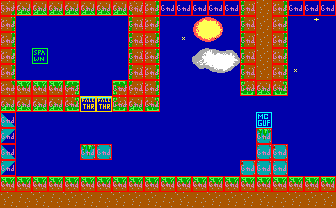

Rendered tile map (Tiled .tmx) drawn with the repository's tilesets; below, a short description and the full map source, tile grids included:
An orthogonal 21x13 tile map with 16x16 px tiles, 2 tile layers (bg, col), 2 tilesets.

<map version="1.4" tiledversion="1.4.1" orientation="orthogonal" renderorder="right-down" width="21" height="13" tilewidth="16" tileheight="16" infinite="0" nextlayerid="3" nextobjectid="11">
 <tileset firstgid="1" source="tileset.tsx" />
 <tileset firstgid="241" source="obj.tsx" />
 <layer id="1" name="bg" width="21" height="13">
  <data encoding="csv">
162,183,183,183,183,183,183,183,163,104,45,45,45,45,45,102,103,104,45,45,45,
104,45,45,45,45,45,45,45,102,104,45,45,1,2,45,102,103,104,45,3,45,
104,45,45,45,45,45,45,45,102,104,45,23,21,22,45,102,103,104,45,45,45,
104,45,45,45,45,45,45,45,102,104,45,45,5,6,7,102,103,104,45,45,45,
104,45,45,45,45,45,45,45,102,104,45,45,25,26,27,102,103,104,23,45,45,
124,83,83,83,84,45,45,82,122,104,45,45,45,45,45,182,183,184,45,45,45,
183,183,183,183,184,65,65,182,183,184,45,45,45,45,45,45,45,45,45,45,45,
44,45,45,45,45,45,45,45,45,45,45,45,45,45,45,45,45,45,45,45,45,
64,45,45,45,45,45,45,45,45,45,45,45,45,45,45,45,42,45,45,45,45,
44,45,45,45,45,42,41,45,45,45,45,45,45,45,45,45,41,61,45,45,45,
64,45,45,45,45,45,45,45,45,45,45,45,45,45,45,61,41,41,45,45,45,
83,83,83,83,83,83,83,83,83,83,83,83,83,83,83,83,83,83,83,83,83,
103,123,103,123,103,103,123,103,103,103,123,103,123,103,103,103,103,123,103,103,103
</data>
 </layer>
 <layer id="2" name="col" width="21" height="13">
  <data encoding="csv">
242,242,242,242,242,242,242,242,242,242,242,242,242,242,242,242,241,242,242,242,242,
242,241,241,241,241,241,241,241,242,242,241,241,241,241,241,242,241,242,241,241,241,
242,241,241,241,241,241,241,241,242,242,241,241,241,241,241,242,241,242,241,241,241,
242,241,243,241,241,241,241,241,242,242,241,241,241,241,241,242,241,242,241,241,241,
242,241,241,241,241,241,241,241,242,242,241,241,241,241,241,242,241,242,241,241,241,
242,242,242,242,242,241,241,242,242,242,241,241,241,241,241,242,242,242,241,241,241,
242,242,242,242,242,245,245,242,242,242,241,241,241,241,241,241,241,241,241,241,241,
242,241,241,241,241,241,241,241,241,241,241,241,241,241,241,241,247,241,241,241,241,
242,241,241,241,241,241,241,241,241,241,241,241,241,241,241,241,242,241,241,241,241,
242,241,241,241,241,242,242,241,241,241,241,241,241,241,241,241,242,242,241,241,241,
242,241,241,241,241,241,241,241,241,241,241,241,241,241,241,242,242,242,241,241,241,
242,242,242,242,242,242,242,242,242,242,242,242,242,242,242,242,242,242,242,242,242,
0,0,0,241,241,241,241,241,241,241,241,241,241,241,241,241,241,241,241,241,241
</data>
 </layer>
</map>
